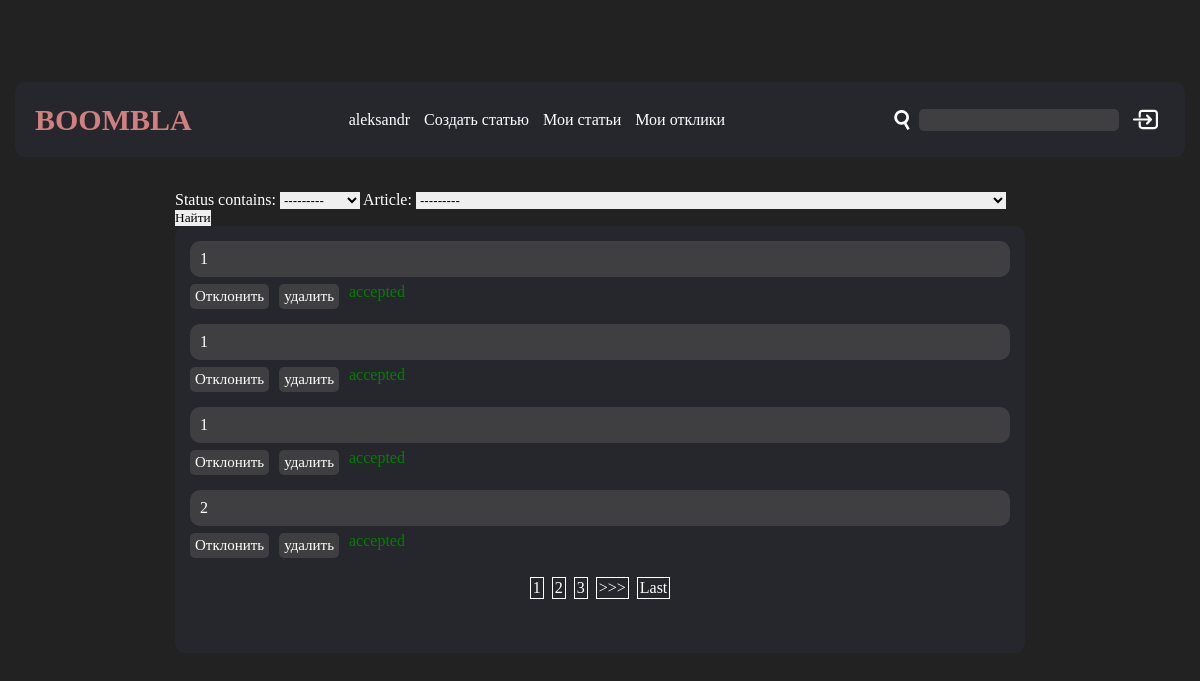
The app's page /my_comments (signed in), older data.
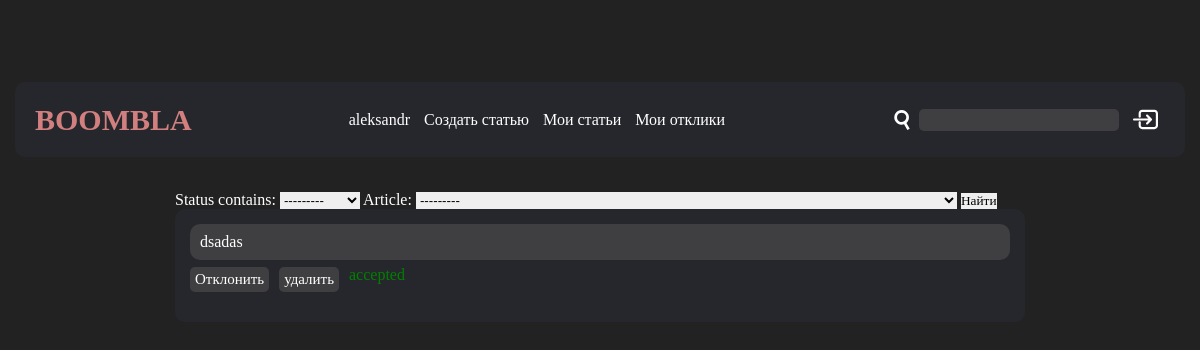
The same page, newer data.
### articles/models.py (models this page shows, shortened)
class Comment(models.Model):
    user = models.ForeignKey(User, on_delete=models.CASCADE)
    article = models.ForeignKey(
        Article, on_delete=models.CASCADE, related_name='comments')
    text = models.TextField(max_length=500, default='Текст комментария')
    ACCEPTEET = 'accepted'
    REJECTED = 'rejected'
    EXPECTS = 'expects'
    STATUS_COICES = {
        (ACCEPTEET, 'Принят'),
        (REJECTED, 'Отклонен'),
        (EXPECTS, 'Ожидает'),
    }
    status = models.CharField(
        max_length=11, choices=STATUS_COICES, default=EXPECTS)

### articles/views.py (the view)
# urls.py: path('my_comments', myComments, name='myComments'),
@login_required
def myComments(request):
    context = {}
    user = request.user
    comments = Comment.objects.select_related(
        'user', 'article__user').all().filter(article__user=user)
    filter = CommentFilter(
        request.GET, queryset=comments, request=request)
    context['filter'] = filter
    paginator = Paginator(filter.qs, 4)
    page_number = request.GET.get('page')
    page_obj = paginator.get_page(page_number)
    context['page_obj'] = page_obj
    commentManagement(request)
    return render(request, 'articles/my_comments.html',
                  context=context)

### articles/context_processors.py (called while the page is built)
def custom_proc(request):
    return {
        'is_authenticated': request.user.is_authenticated,
    }

### articles/views.py (called while the page is built)
def commentManagement(request):
    delete = request.GET.get('delete', '')
    accept = request.GET.get('accept', '')
    reject = request.GET.get('reject', '')
    user = request.user
    if delete:
        comment = Comment.objects.get(pk=delete)
        if (comment.user == user) | (comment.article.user == user):
            comment.delete()
    if accept:
        comment = Comment.objects.get(pk=accept)
        if comment.article.user == user:
            comment.status = 'accepted'
            comment.save()
    if reject:
        comment = Comment.objects.get(pk=reject)
        if comment.article.user == user:
            comment.status = 'rejected'
            comment.save()

### templates/articles/my_comments.html (shortened to what this page needs)
{%extends 'articles/default.html'%}
{% load static %}
{%block content%}
<div class="wraper">
    <form method="GET">
        {{ filter.form }}
        <input type="submit" value="Найти">
    </form>
    <div class="comments">
        {%if page_obj%}
        {%for comment in page_obj%}
        {%if comment.article.user == user%}
        <div class="comments__item">
            {%if comment.user == user%}
            <p class="comments__text-self">
                {{comment.text}}
            </p>
            {%else%}
            <p class="comments__text">
                {{comment.text}}
            </p>
            {%endif%}
            <div class="comments__btn-container">
                {%if comment.status == 'accepted' %}
                <a class="comments__btn" href="?reject={{comment.id}}">Отклонить</a>
                <a class="comments__btn" href="?delete={{comment.id}}">удалить</a>
                <p class="comments__{{comment.status}}">{{comment.status}}</p>
                {%endif%}
            </div>
        </div>
        {%endif%}
        {%endfor%}
        {%endif%}
        {% if page_obj and page_obj.paginator.num_pages > 1 %}
        <div class="paginate">
                    {% for num in page_obj.paginator.page_range %}
                    {% if page_obj.number == num %}
                    <a class="paginate-link">{{ num }}</a>
                    {% elif num > page_obj.number|add:'-3' and num < page_obj.number|add:'3' %} <a class="paginate-link"
                        href="?page={{ num }}">
                        {{num}}
            </a>
            {% endif %}
            {% endfor %}
            {% if page_obj.has_next %}
            <a class="paginate-link" href="?page={{ page_obj.next_page_number }}">>>></a>
            <a class="paginate-link" href="?page={{ page_obj.paginator.num_pages }}">Last</a>
            {% endif %}
        </div>
        {% endif %}
    </div>
</div>
{%endblock content%}

Row changes from the older to the newer data that the page shows:
removed Comment: text "1", status "accepted"
removed Comment: text "1", status "accepted"
removed Comment: text "1", status "accepted"
removed Comment: text "2", status "accepted"
now on this page (row unchanged): Comment: text "dsadas", status "accepted"
Text that changed along with them:
list line gone: "1"
list line gone: "2"
list line gone: "3"
text no longer shown: ">>> Last"
